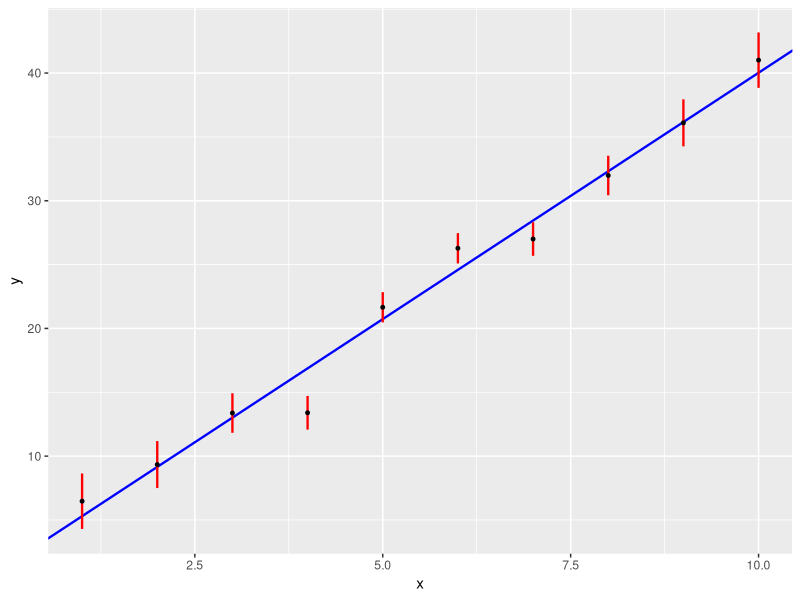

Reproduce this figure in R.
## ---- chunk 1
tot<-0 # para contar quienes estan en el intervalo de confianza
sim<-10000
alpha<-0.05
for (i in 1:sim) {
  x<-matrix(1:100/100,nrow = 100)
  y<-x+rnorm(100,0,0.25)
  n<-length(x)
  k<-ncol(x)
  bethat<-solve(t(x)%*%x)%*%t(x)%*%y
  SSE<-t(y)%*%y-t(bethat)%*%t(x)%*%y
  den<-sqrt(SSE/(n-k))*sqrt(0.5*solve(t(x)%*%x)*0.5)
  limsup<-0.5*bethat+qt(1-alpha/2,n-k)*den
  liminf<-0.5*bethat-qt(1-alpha/2,n-k)*den
  ifelse(0.5<=limsup&0.5>=liminf,tot<-tot+1,tot<-tot)
}
round(tot/sim,2)
## ---- chunk 2
tot2<-0
B<-10000
for (i in 1:B) {
  x<-matrix(1:100/100,nrow = 100)
  y<-x+rnorm(100,0,0.25)
  n<-length(x)
  bethat<-solve(t(x)%*%x)%*%t(x)%*%y
  k<-1
  alpha<-0.05
  SSE<-t(y)%*%y-t(bethat)%*%t(x)%*%y
  den<-sqrt(SSE/(n-k))*sqrt(1+0.5*solve(t(x)%*%x)*0.5)
  limsup<-0.5*bethat+qt(1-alpha/2,n-k)*den
  liminf<-0.5*bethat-qt(1-alpha/2,n-k)*den
  ifelse(y[50]<=limsup&y[50]>=liminf,tot2<-tot2+1,tot2<-tot2)
}
round(tot2/B,2)
## ---- chunk 3
set.seed(111)
fun1<-function(x,beta0,beta1,alp){
  n<-length(x)
  y<-beta0+beta1*x+rnorm(10, 0, 2)
  X<-cbind(1,x)
  betahat<-solve(t(X)%*%X)%*%t(X)%*%y
  SSE<-t(y-X%*%betahat)%*%(y-X%*%betahat)
  yhat=betahat[1]+betahat[2]*x
  Err<-0
  for (i in 1:n) {
    Err[i]<-sqrt(SSE)*qt(alp/2,n-2)*sqrt(X[i,]%*%
                    solve(t(X)%*%X)%*%X[i,])/sqrt(n-2)
  }
  imp<-sum((yhat<=(y+abs(Err))&yhat>=(y-abs(Err))))
  library(ggplot2)
  gra<-ggplot(data=data.frame(x,y),aes(x,y))+
    geom_abline(intercept = betahat[1],
                slope = betahat[2],color="blue", size=0.8)+
    geom_segment(aes(x = x, y = y-Err, xend = x, yend
                     =y+Err),color="red",size=0.8)+
    geom_point(color="black",size=1)
  list(ca=cat('los intervalos que cruzan es:',imp),gra=gra)
}
x=1:10
fun1(x,2,4,0.05)$gra
## ---- chunk 4
fun2<-function(x,beta0,beta1,alp){ # Me cuenta los intervalos que cruzan la linea
  n<-length(x)
  y<-beta0+beta1*x+rnorm(10, 0, 2)
  X<-cbind(1,x)
  betahat<-solve(t(X)%*%X)%*%t(X)%*%y
  SSE<-t(y-X%*%betahat)%*%(y-X%*%betahat)
  yhat=betahat[1]+betahat[2]*x
  Err<-0
  for (i in 1:n) {
    Err[i]<-sqrt(SSE)*qt(alp/2,n-2)*sqrt(X[i,]%*%
                    solve(t(X)%*%X)%*%X[i,])/sqrt(n-2)
  }
  imp<-sum((yhat<=(y+abs(Err))&yhat>=(y-abs(Err))))
  imp
}
## ---- chunk 5
x<-1:10
Cobertura<-function(x,beta0,beta1,alp){
  tot3<-0
  for (i in 1:1000) {
  tot3[i]<-fun2(x,2,4,alp)
  }
  tot3
}
x<-1:10
cat('La cobertura para el modelo es', sum(Cobertura(x,2,4,0.05)==10)/1000)
## ---- chunk 6
alpha<-1:100/1000
for (j in 1:length(alpha)) {
  if (sum(Cobertura(x,2,4,alpha[j])!=10)>=680){
    alpha[j]
    break
  }
}
cat('El alpha para tener un familywise error rate of 68% es:', alpha[j])
sum(Cobertura(x,2,4,alpha[j])!=10)/1000
## ---- chunk 7
tot5<-0
for (i in 1:100) {
  tot5[i]<-sum(Cobertura(x,2,4,alpha[j])!=10)
}
sum(tot5)/1000
